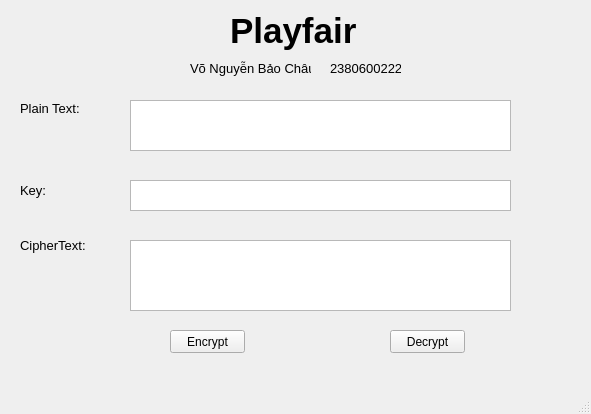
<?xml version="1.0" encoding="UTF-8"?>
<ui version="4.0">
 <class>MainWindow</class>
 <widget class="QMainWindow" name="MainWindow">
  <property name="geometry">
   <rect>
    <x>0</x>
    <y>0</y>
    <width>591</width>
    <height>414</height>
   </rect>
  </property>
  <property name="windowTitle">
   <string>MainWindow</string>
  </property>
  <widget class="QWidget" name="centralwidget">
   <widget class="QLabel" name="label">
    <property name="geometry">
     <rect>
      <x>230</x>
      <y>10</y>
      <width>181</width>
      <height>41</height>
     </rect>
    </property>
    <property name="font">
     <font>
      <pointsize>26</pointsize>
      <weight>75</weight>
      <bold>true</bold>
     </font>
    </property>
    <property name="text">
     <string>Playfair</string>
    </property>
   </widget>
   <widget class="QLabel" name="label_2">
    <property name="geometry">
     <rect>
      <x>190</x>
      <y>60</y>
      <width>121</width>
      <height>16</height>
     </rect>
    </property>
    <property name="font">
     <font>
      <pointsize>10</pointsize>
     </font>
    </property>
    <property name="text">
     <string>Võ Nguyễn Bảo Châu</string>
    </property>
   </widget>
   <widget class="QLabel" name="label_3">
    <property name="geometry">
     <rect>
      <x>330</x>
      <y>60</y>
      <width>71</width>
      <height>16</height>
     </rect>
    </property>
    <property name="font">
     <font>
      <pointsize>10</pointsize>
     </font>
    </property>
    <property name="text">
     <string>2380600222</string>
    </property>
   </widget>
   <widget class="QLabel" name="label_4">
    <property name="geometry">
     <rect>
      <x>20</x>
      <y>100</y>
      <width>71</width>
      <height>16</height>
     </rect>
    </property>
    <property name="font">
     <font>
      <pointsize>10</pointsize>
     </font>
    </property>
    <property name="text">
     <string>Plain Text:</string>
    </property>
   </widget>
   <widget class="QLabel" name="label_5">
    <property name="geometry">
     <rect>
      <x>20</x>
      <y>180</y>
      <width>31</width>
      <height>20</height>
     </rect>
    </property>
    <property name="font">
     <font>
      <pointsize>10</pointsize>
     </font>
    </property>
    <property name="text">
     <string>Key:</string>
    </property>
   </widget>
   <widget class="QLabel" name="label_6">
    <property name="geometry">
     <rect>
      <x>20</x>
      <y>230</y>
      <width>71</width>
      <height>31</height>
     </rect>
    </property>
    <property name="font">
     <font>
      <pointsize>10</pointsize>
     </font>
    </property>
    <property name="text">
     <string>CipherText:</string>
    </property>
   </widget>
   <widget class="QTextEdit" name="textEdit">
    <property name="geometry">
     <rect>
      <x>130</x>
      <y>100</y>
      <width>381</width>
      <height>51</height>
     </rect>
    </property>
   </widget>
   <widget class="QTextEdit" name="textEdit_2">
    <property name="geometry">
     <rect>
      <x>130</x>
      <y>180</y>
      <width>381</width>
      <height>31</height>
     </rect>
    </property>
   </widget>
   <widget class="QTextEdit" name="textEdit_3">
    <property name="geometry">
     <rect>
      <x>130</x>
      <y>240</y>
      <width>381</width>
      <height>71</height>
     </rect>
    </property>
   </widget>
   <widget class="QPushButton" name="pushButton">
    <property name="geometry">
     <rect>
      <x>170</x>
      <y>330</y>
      <width>75</width>
      <height>23</height>
     </rect>
    </property>
    <property name="text">
     <string>Encrypt</string>
    </property>
   </widget>
   <widget class="QPushButton" name="pushButton_2">
    <property name="geometry">
     <rect>
      <x>390</x>
      <y>330</y>
      <width>75</width>
      <height>23</height>
     </rect>
    </property>
    <property name="text">
     <string>Decrypt</string>
    </property>
   </widget>
  </widget>
  <widget class="QMenuBar" name="menubar">
   <property name="geometry">
    <rect>
     <x>0</x>
     <y>0</y>
     <width>591</width>
     <height>21</height>
    </rect>
   </property>
  </widget>
  <widget class="QStatusBar" name="statusbar"/>
 </widget>
 <resources/>
 <connections/>
</ui>
